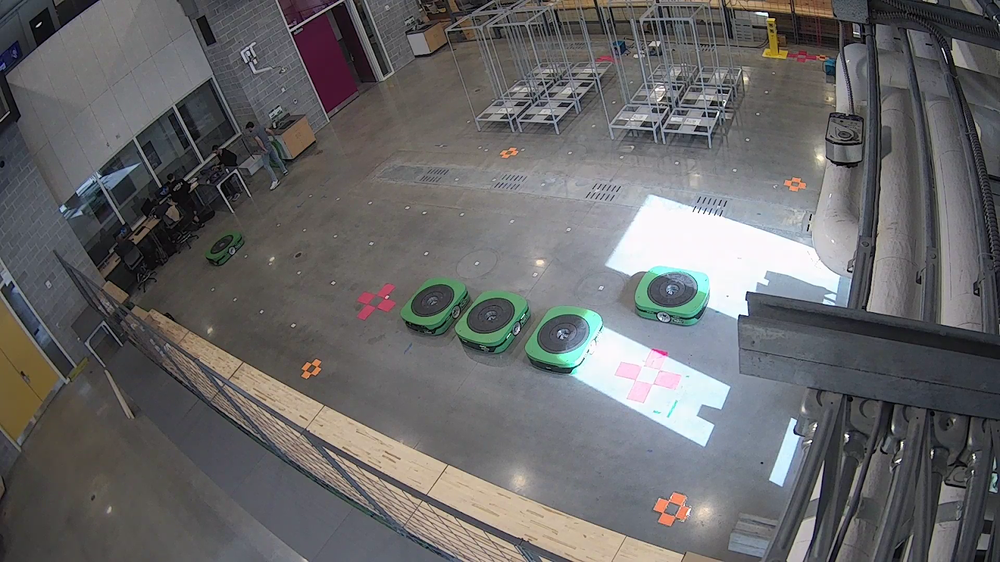
#> input picture images/image1.PNG, 1000 x 562 px, shrunk from 1600 x 900 before the run, found by its file name
$ python homography.py
#> lines starting #> are read from the running program, lines starting #| are printed output that depends on the picture
import cv2
import numpy as np

# Load the images
image1 = cv2.imread('./images/image1.png')
#> image1 is the input picture: shape (562, 1000, 3); mean B, G, R 104.2, 103.3, 103.8
image2 = cv2.imread('./images/image2.png')
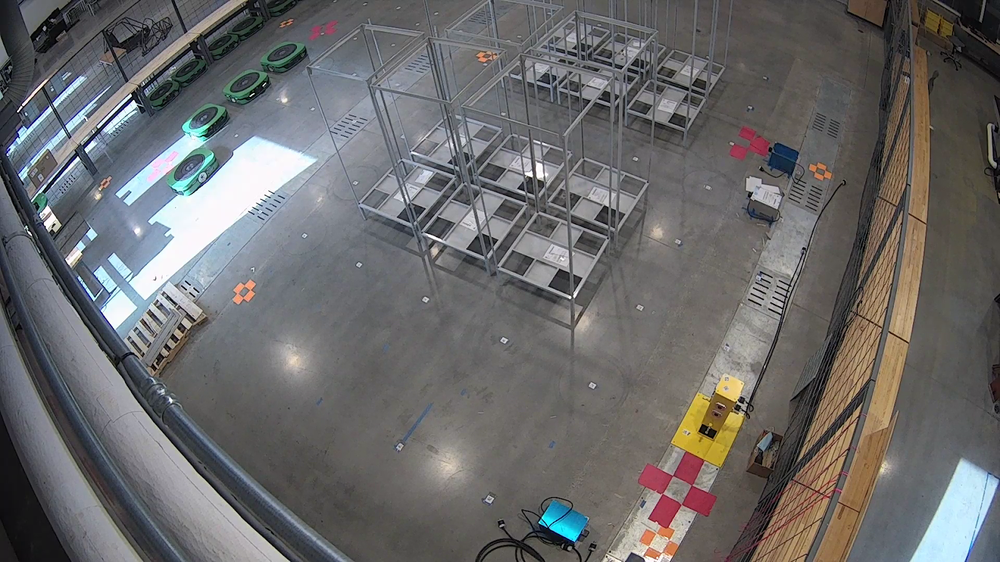
#> input picture images/image2.PNG, 1000 x 562 px, shrunk from 1600 x 900 before the run, found by its file name
#> image2 is the input picture: shape (562, 1000, 3); mean B, G, R 106.1, 105.9, 106.7

# Convert the images to grayscale
gray1 = cv2.cvtColor(image1, cv2.COLOR_BGR2GRAY)
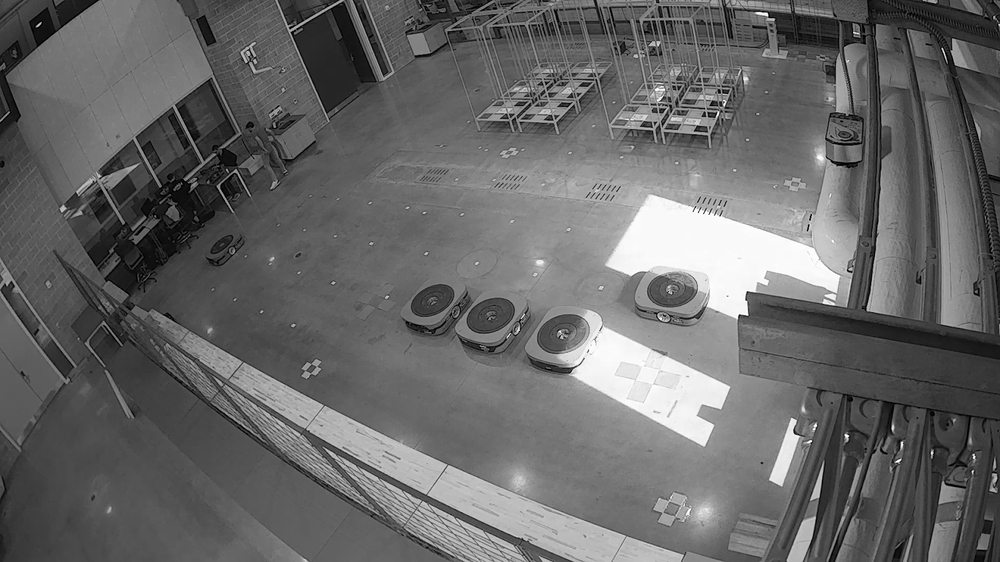
#> gray1: shape (562, 1000); min 0, max 255, mean 103.5
gray2 = cv2.cvtColor(image2, cv2.COLOR_BGR2GRAY)
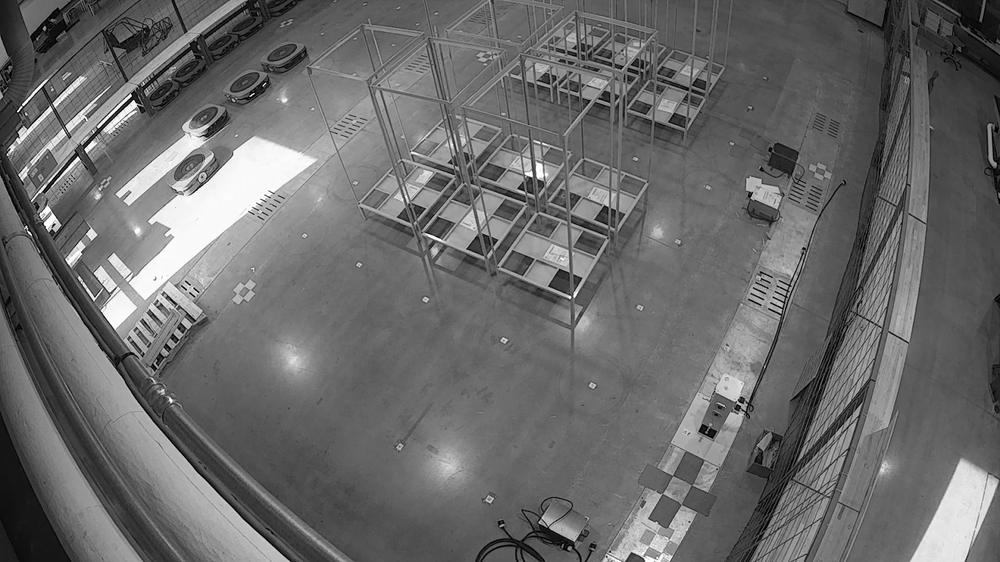
#> gray2: shape (562, 1000); min 0, max 255, mean 106.2

# SIFT -----------------------------------------------------------------------
# Initialize the feature detector and extractor (e.g., SIFT)
sift = cv2.SIFT_create()

# Detect keypoints and compute descriptors for both images
keypoints1, descriptors1 = sift.detectAndCompute(gray1, None)
#> keypoints1 = 1615 keypoints; strongest (x, y, size): (932, 453, 1.9), (847, 436, 2.6), (766, 14, 2.5), (815, 425, 2)
keypoints2, descriptors2 = sift.detectAndCompute(gray2, None)
#> keypoints2 = 2076 keypoints; strongest (x, y, size): (130, 96, 2), (570, 297, 2), (98, 126, 2), (171, 400, 2.7)

# ORB -----------------------------------------------------------------------
#uncomment the lines of code to run ORB
# Initialize the feature detector and extractor (e.g., ORB)
#orb = cv2.ORB_create()

# Detect keypoints and compute descriptors for both images
#keypoints1, descriptors1 = orb.detectAndCompute(image1, None)
#keypoints2, descriptors2 = orb.detectAndCompute(image2, None)
#-------------------------------------------------------------------------------

# SURF -----------------------------------------------------------------------
#uncomment the lines of code
# Initialize the feature detector and extractor (e.g., SURF)
#surf = cv2.xfeatures2d.SURF_create()

# Detect keypoints and compute descriptors for both images
#keypoints1, descriptors1 = surf.detectAndCompute(image1, None)
#keypoints2, descriptors2 = surf.detectAndCompute(image2, None)
#-------------------------------------------------------------------------------


# Initialize the feature matcher using brute-force matching
bf = cv2.BFMatcher(cv2.NORM_L2, crossCheck=True)

# Match the descriptors using brute-force matching
matches = bf.match(descriptors1, descriptors2)
#> matches = 458 matches

# Extract the matched keypoints
src_points = np.float32([keypoints1[m.queryIdx].pt for m in matches]).reshape(-1, 1, 2)
#> src_points = 458 rows, first 8: [2.65, 431], [5.33, 268.6], [14.29, 51.5], [15.73, 45.23], [29.92, 21.99], [33.15, 28.69], [33.6, 420.8], [35.11, 416.9]
dst_points = np.float32([keypoints2[m.trainIdx].pt for m in matches]).reshape(-1, 1, 2)
#> dst_points = 458 rows, first 8: [668, 78.71], [718.5, 75.62], [50.46, 221.6], [464.4, 259.6], [305.8, 54.67], [267.5, 81.99], [780, 196.8], [485.9, 153.3]

# Estimate the homography matrix using RANSAC
homography, mask = cv2.findHomography(src_points, dst_points, cv2.RANSAC, 5.0)
#> homography = [[-4.24, 1.79, 226.6], [0.839, -5.22, -334.7], [-0.00569, -0.00908, 1]]; mask = 458 values, max 1 at index 101, min 0 at index 0, mean 0.0175

# Print the estimated homography matrix
print("Estimated Homography Matrix:")
print(homography)
#| [[-4.24004076e+00  1.78882950e+00  2.26646245e+02]
#|  [ 8.38979390e-01 -5.21870155e+00 -3.34654186e+02]
#|  [-5.69382388e-03 -9.08157490e-03  1.00000000e+00]]
